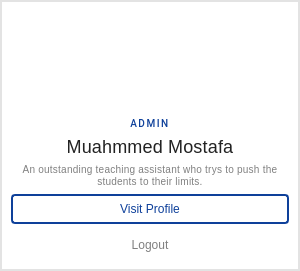
           <widget class="QWidget" name="card1_5" native="true">
            <property name="sizePolicy">
             <sizepolicy hsizetype="Fixed" vsizetype="Fixed">
              <horstretch>0</horstretch>
              <verstretch>0</verstretch>
             </sizepolicy>
            </property>
            <property name="minimumSize">
             <size>
              <width>300</width>
              <height>0</height>
             </size>
            </property>
            <property name="styleSheet">
             <string notr="true">background-color: #fff;
border: 2px solid rgb(227, 227, 227);
padding: 0;</string>
            </property>
            <layout class="QVBoxLayout" name="verticalLayout_15">
             <item>
              <layout class="QVBoxLayout" name="verticalLayout_14">
               <item>
                <layout class="QHBoxLayout" name="horizontalLayout_11">
                 <item>
                  <widget class="QWidget" name="widget" native="true">
                   <property name="styleSheet">
                    <string notr="true">border: none</string>
                   </property>
                  </widget>
                 </item>
                 <item>
                  <widget class="QLabel" name="label_22">
                   <property name="sizePolicy">
                    <sizepolicy hsizetype="Fixed" vsizetype="Fixed">
                     <horstretch>0</horstretch>
                     <verstretch>0</verstretch>
                    </sizepolicy>
                   </property>
                   <property name="minimumSize">
                    <size>
                     <width>100</width>
                     <height>100</height>
                    </size>
                   </property>
                   <property name="styleSheet">
                    <string notr="true">background-image: url(:/icons/user-circle 1.png);
background-repeat: no-repeat;
background-position: center;
border: 0;</string>
                   </property>
                   <property name="text">
                    <string/>
                   </property>
                  </widget>
                 </item>
                 <item>
                  <widget class="QWidget" name="widget_2" native="true">
                   <property name="styleSheet">
                    <string notr="true">border: none</string>
                   </property>
                  </widget>
                 </item>
                </layout>
               </item>
               <item>
                <layout class="QVBoxLayout" name="verticalLayout_13">
                 <item>
                  <widget class="QLabel" name="label_24">
                   <property name="font">
                    <font>
                     <family>Roboto</family>
                     <pointsize>-1</pointsize>
                     <italic>false</italic>
                     <bold>false</bold>
                    </font>
                   </property>
                   <property name="styleSheet">
                    <string notr="true">font-family: 'Roboto';
font-style: normal;
font-weight: 500;
font-size: 10px;
line-height: 16px;
/* identical to box height, or 160% */
border: 0;
letter-spacing: 1.5px;
text-transform: uppercase;

/* 00. On Surface / High Emphasis */

color: #0E409A;
</string>
                   </property>
                   <property name="text">
                    <string>ADMIN</string>
                   </property>
                   <property name="scaledContents">
                    <bool>false</bool>
                   </property>
                   <property name="alignment">
                    <set>Qt::AlignCenter</set>
                   </property>
                   <property name="wordWrap">
                    <bool>true</bool>
                   </property>
                  </widget>
                 </item>
                 <item>
                  <widget class="QLabel" name="label_23">
                   <property name="styleSheet">
                    <string notr="true">font-style: normal;
font-weight: 400;
font-size: 18px;
line-height: 24px;
/* identical to box height, or 100% */

letter-spacing: 0.18px;
border: 0;
/* 00. On Surface / High Emphasis */

color: rgba(0, 0, 0, 0.87);</string>
                   </property>
                   <property name="text">
                    <string>Muahmmed Mostafa</string>
                   </property>
                   <property name="alignment">
                    <set>Qt::AlignCenter</set>
                   </property>
                  </widget>
                 </item>
                 <item>
                  <widget class="QLabel" name="label_25">
                   <property name="styleSheet">
                    <string notr="true">/* Body 2 */

font-family: 'Roboto';
font-style: normal;
font-weight: 300;
font-size: 10px;
line-height: 20px;
/* identical to box height, or 143% */
border: 0;
letter-spacing: 0.25px;
text-align: left;

/* 00. On Surface / High Emphasis */

color: rgba(0, 0, 0, 0.50);</string>
                   </property>
                   <property name="text">
                    <string>An outstanding teaching assistant who trys to push the students to their limits.</string>
                   </property>
                   <property name="scaledContents">
                    <bool>false</bool>
                   </property>
                   <property name="alignment">
                    <set>Qt::AlignCenter</set>
                   </property>
                   <property name="wordWrap">
                    <bool>true</bool>
                   </property>
                  </widget>
                 </item>
                 <item>
                  <widget class="QPushButton" name="btn_visit_profile">
                   <property name="minimumSize">
                    <size>
                     <width>94</width>
                     <height>30</height>
                    </size>
                   </property>
                   <property name="styleSheet">
                    <string notr="true">background: #fff;
color: #0E409A;
border-color:  #0E409A;
border-radius: 4px;
min-width: 90px;</string>
                   </property>
                   <property name="text">
                    <string>Visit Profile</string>
                   </property>
                  </widget>
                 </item>
                 <item>
                  <widget class="QPushButton" name="btn_logout_2">
                   <property name="minimumSize">
                    <size>
                     <width>90</width>
                     <height>30</height>
                    </size>
                   </property>
                   <property name="styleSheet">
                    <string notr="true">background: #fff;
color: gray;
border: 0;
border-radius: 4px;
min-width: 90px;</string>
                   </property>
                   <property name="text">
                    <string>Logout</string>
                   </property>
                  </widget>
                 </item>
                </layout>
               </item>
              </layout>
             </item>
            </layout>
           </widget>
